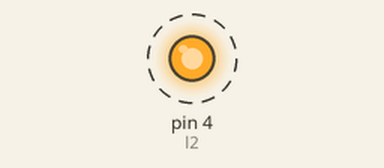
This sketch was run on a simulated Arduino Uno, built with avr-gcc and run on an emulated ATmega328P. On the bench: output pins drawn as LEDs (lit = HIGH). Dashed ring = blinking.

Above: at 0.5 s.
Timing chart, 0 to 4.6 s (numbered marks = the images above):
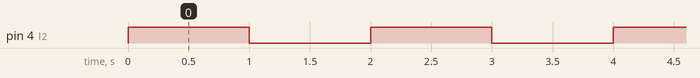

The sketch:

esp_blink.ino
```cpp
int l2 = 4;

void setup() {
  // put your setup code here, to run once:
  pinMode(l2, OUTPUT);
}

void loop() {
  // put your main code here, to run repeatedly:
  digitalWrite(l2, HIGH);
  delay(1000);
  digitalWrite(l2, LOW);
  delay(1000);
}
```

Measured:
- by itself, pin 4 (l2): alternates HIGH for 1.0 s and LOW for 1.0 s
